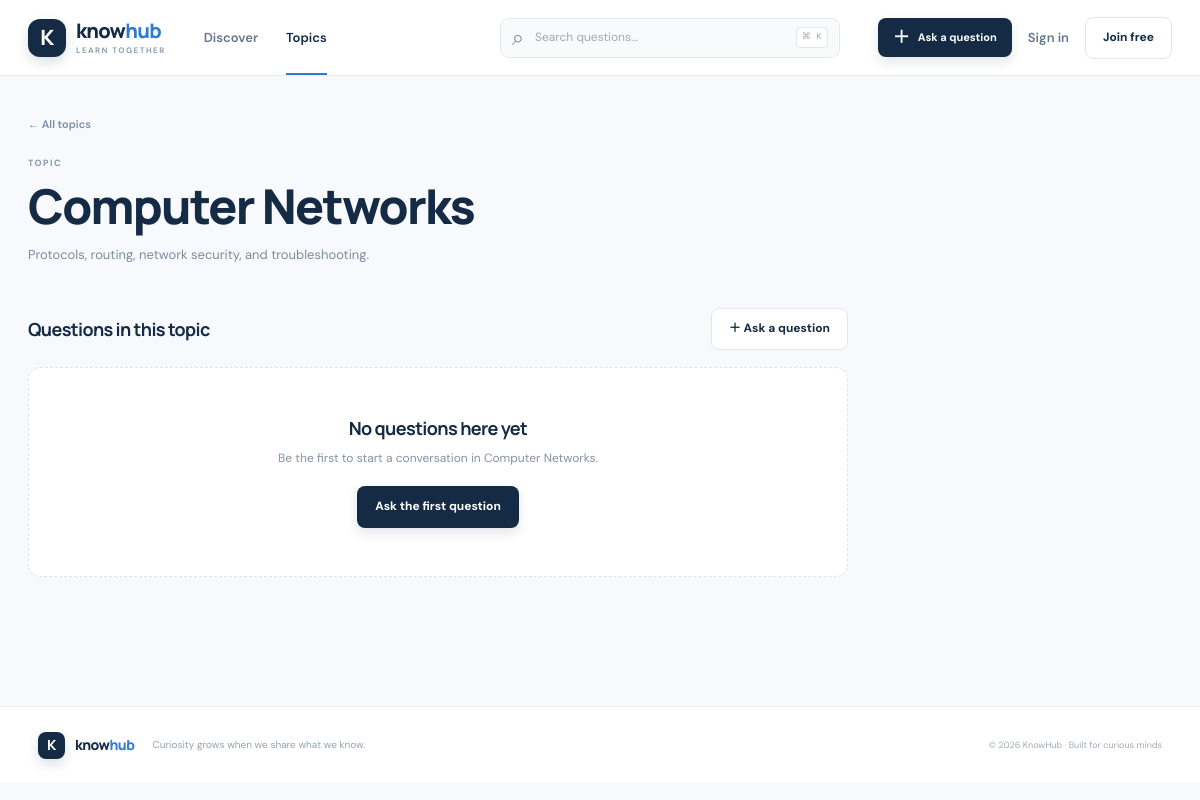
Page /index.php?page=category&slug=computer-networks on the committed database.
### tables this page shows
CREATE TABLE categories (
  id BIGINT UNSIGNED AUTO_INCREMENT PRIMARY KEY,
  name VARCHAR(80) NOT NULL UNIQUE,
  slug VARCHAR(100) NOT NULL UNIQUE,
  description VARCHAR(240) NOT NULL,
  created_at TIMESTAMP NOT NULL DEFAULT CURRENT_TIMESTAMP
);

### includes/functions.php (called while the page is built, shortened)
<?php
function e(?string $value): string { return htmlspecialchars($value ?? '', ENT_QUOTES | ENT_SUBSTITUTE, 'UTF-8'); }
function url(string $page = 'home', array $params = []): string { return 'index.php?' . http_build_query(['page' => $page] + $params); }

### pages/category.php (the view)
<?php if(empty($activeCategory)): ?><section class="empty-state"><h1>Topic not found</h1><p>That topic may have moved.</p><a class="button button-primary" href="<?= e(url('categories')) ?>">Browse all topics</a></section><?php else: ?><section class="page-intro category-intro"><a class="back-link" href="<?= e(url('categories')) ?>">← All topics</a><p class="eyebrow">TOPIC</p><h1><?= e($activeCategory['name']) ?></h1><p><?= e($activeCategory['description']) ?></p></section><div class="feed-column category-feed"><div class="section-heading"><h2>Questions in this topic</h2><a class="button button-outline" href="<?= e(url('ask')) ?>">＋ Ask a question</a></div><?php if($questions): foreach($questions as $q) include __DIR__.'/../includes/question_card.php';else: ?><div class="empty-state"><h3>No questions here yet</h3><p>Be the first to start a conversation in <?= e($activeCategory['name']) ?>.</p><a class="button button-primary" href="<?= e(url('ask')) ?>">Ask the first question</a></div><?php endif; ?></div><?php endif; ?>

### assets/css/style.css (style rules this page uses)
:root { --navy:#142a45;--navy-2:#1c3c60;--blue:#327bd2;--blue-dark:#2368bd;--sky:#eaf3ff;--ink:#1c2b3d;--muted:#788798;--line:#e7ebf0;--paper:#fff;--bg:#f7f9fc;--green:#298363;--green-bg:#edf8f2;--red:#bd4b4b;--shadow:0 8px 28px rgba(23,44,70,.055);--radius:14px }
* { box-sizing:border-box }
html { scroll-behavior:smooth }
body { margin:0;background:var(--bg);color:var(--ink);font-family:"DM Sans",Arial,sans-serif;font-size:15px;line-height:1.62;-webkit-font-smoothing:antialiased }
a { color:inherit;text-decoration:none }
h1,h2,h3,p { margin-top:0 }
h1,h2,h3,.brand { font-family:Manrope,"DM Sans",sans-serif;letter-spacing:-.035em }
h1 { font-size:clamp(2.1rem,4vw,3rem);line-height:1.16;color:var(--navy);font-weight:800 }
h2 { font-size:1.48rem;line-height:1.28;color:var(--navy) }
h3 { font-size:1.13rem;line-height:1.35;color:var(--navy) }
.button { display:inline-flex;align-items:center;justify-content:center;gap:8px;min-height:42px;padding:0 17px;border:1px solid transparent;border-radius:8px;font-weight:700;font-size:12px;transition:transform .18s,background .18s,border .18s,color .18s }
.button-primary { background:var(--navy);color:white;box-shadow:0 5px 12px rgba(20,42,69,.12) }
.button-quiet,.button-outline { border-color:#dfe6ee;background:white;color:var(--navy) }
.eyebrow { margin-bottom:13px;color:#8797a8;font-size:9px;font-weight:700;letter-spacing:.16em }
.feed-column { min-width:0 }
.section-heading { display:flex;justify-content:space-between;align-items:center;gap:16px;margin-bottom:17px }
.section-heading h2 { margin:0 }
.empty-state { padding:48px 25px;border:1px dashed #dce4ed;border-radius:12px;background:#fff;text-align:center }
.empty-state h1,.empty-state h3 { margin-bottom:8px }
.empty-state p { margin:0 auto 18px;max-width:430px;color:#8492a1;font-size:12px }
.page-intro { padding:58px 0 30px }
.page-intro .eyebrow { margin-bottom:8px }
.page-intro h1 { margin-bottom:10px }
.page-intro>p:last-child { max-width:610px;color:#7e8c9b;font-size:13px }
.back-link { display:inline-block;margin-bottom:22px;color:#7890a9;font-size:11px;font-weight:600 }
.category-intro { padding-top:35px }
.category-feed { max-width:820px }
.category-feed>.section-heading { margin-bottom:17px }
.category-feed>.section-heading h2 { font-size:18px }

### rows in the picture
categories: name "Computer Networks", description "Protocols, routing, network security, and troubleshooting."
